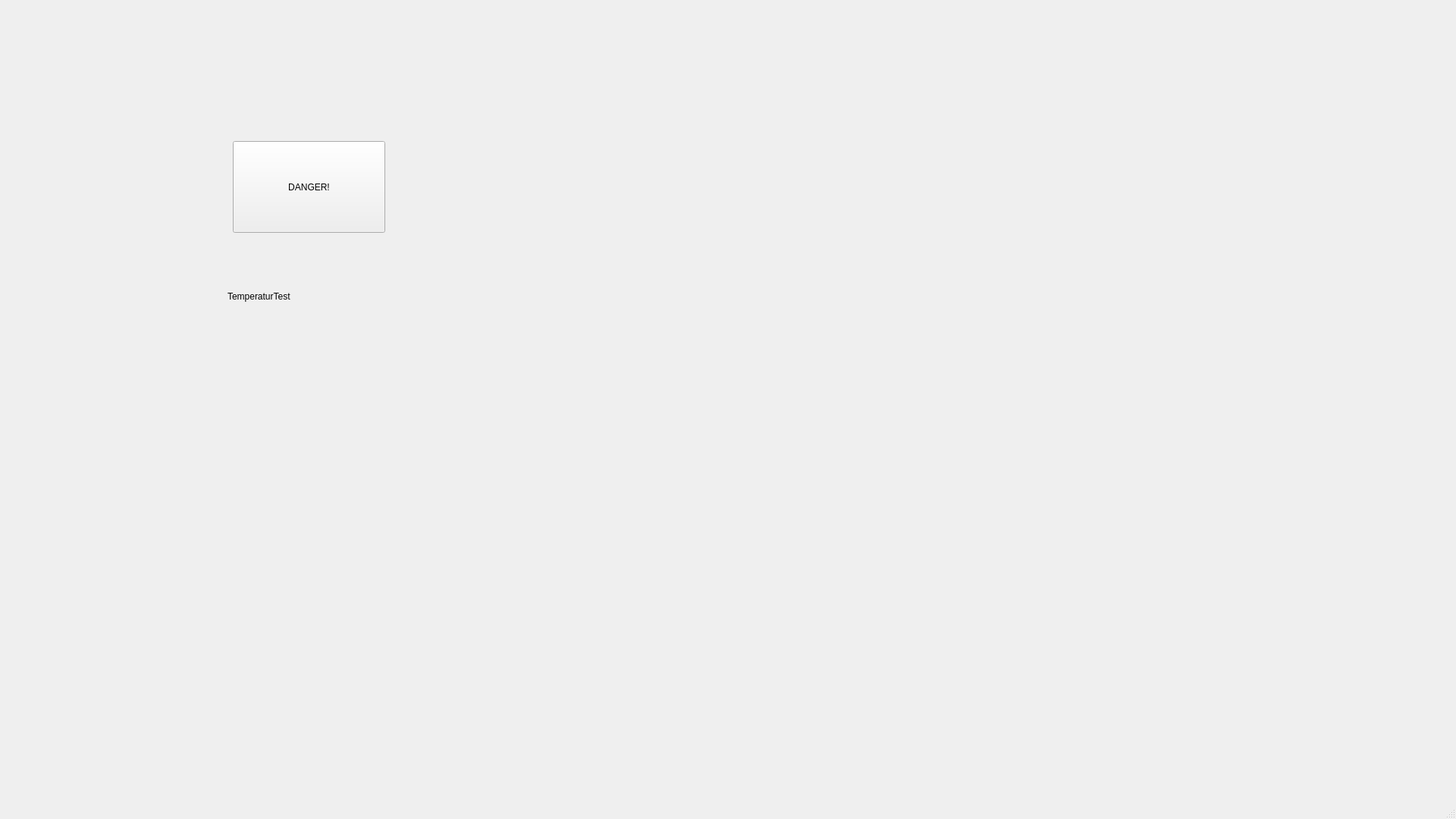
<?xml version="1.0" encoding="UTF-8"?>
<ui version="4.0">
 <class>MainWindow</class>
 <widget class="QMainWindow" name="MainWindow">
  <property name="geometry">
   <rect>
    <x>0</x>
    <y>0</y>
    <width>1920</width>
    <height>1080</height>
   </rect>
  </property>
  <property name="windowTitle">
   <string>MainWindow</string>
  </property>
  <widget class="QWidget" name="centralwidget">
   <widget class="QLabel" name="tempLabel">
    <property name="geometry">
     <rect>
      <x>300</x>
      <y>310</y>
      <width>311</width>
      <height>161</height>
     </rect>
    </property>
    <property name="text">
     <string>TemperaturTest</string>
    </property>
   </widget>
   <widget class="QPushButton" name="dangerButton">
    <property name="geometry">
     <rect>
      <x>307</x>
      <y>186</y>
      <width>201</width>
      <height>121</height>
     </rect>
    </property>
    <property name="text">
     <string>DANGER!</string>
    </property>
   </widget>
  </widget>
  <widget class="QMenuBar" name="menubar">
   <property name="geometry">
    <rect>
     <x>0</x>
     <y>0</y>
     <width>1920</width>
     <height>26</height>
    </rect>
   </property>
  </widget>
  <widget class="QStatusBar" name="statusbar"/>
 </widget>
 <resources/>
 <connections/>
</ui>
